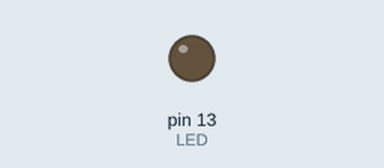
This sketch was run on a simulated Arduino Uno, built with avr-gcc and run on an emulated ATmega328P. Parts: output pins drawn as LEDs (lit = HIGH).

Above: at 1.3 s.
At 5.2 s:
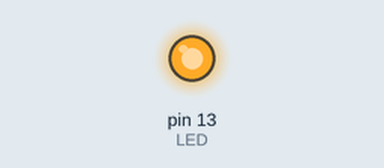
Timing chart, 0 to 13.5 s (numbered marks = the images above):
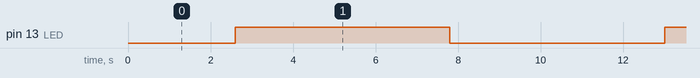

The sketch:

dimm.ino
```cpp
int LED = 13;
int intervals = 10;

void setup() {
  pinMode(LED, OUTPUT);
}

void loop() {
  brighten();
  dimm();
}

void dimm() {
  for (int staerke=255; staerke>0; staerke=staerke-intervals){
    analogWrite(LED,staerke);
    delay(200);
  }
}
void brighten() {
  for (int staerke=0; staerke<255; staerke=staerke+intervals){
    analogWrite(LED,staerke);
    delay(200);
    }
}
```

Measured:
- by itself, pin 13 (LED): alternates HIGH for 5.2 s and LOW for 5.2 s
